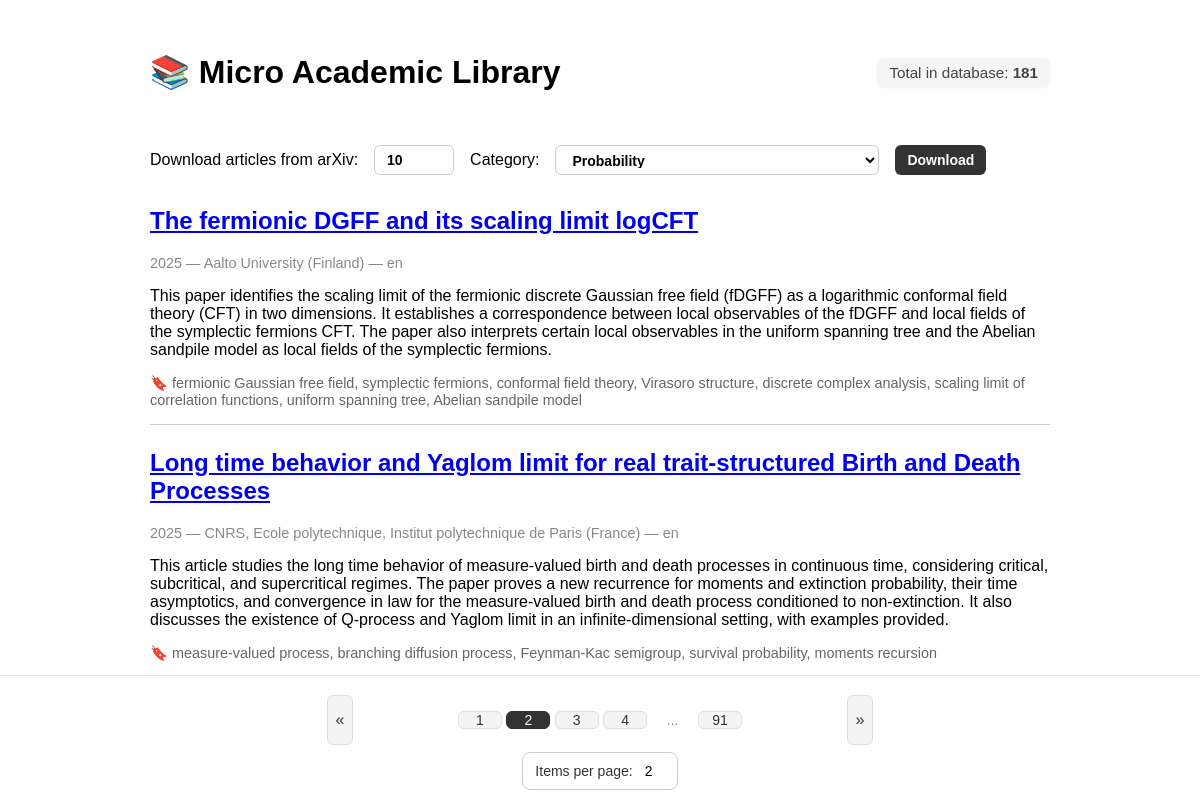
/?page=2&per_page=2, run on the app's committed database.
### app/models.py (models this page shows, shortened)
class Publication(Base):
    __tablename__ = "publications"
    id = Column(Integer, primary_key=True, index=True)
    title = Column(Text, nullable=False)
    summary = Column(Text)
    tags = Column(Text)
    year = Column(Integer)
    organization = Column(String)
    country = Column(String)
    language = Column(String)
    pdf_link = Column(Text, nullable=False)
    source = Column(String)
    created_at = Column(DateTime, default=datetime.utcnow)

### app/main.py (the view)
@app.get("/", response_class=HTMLResponse)
async def show_publications(request: Request, page: int = 1, per_page: int = 2):
    skip = (page - 1) * per_page
    with SessionLocal() as db:
        total = db.query(Publication).count()
        total_pages = (total + per_page - 1) // per_page
        pubs = db.query(Publication).order_by(Publication.created_at.desc()).offset(skip).limit(per_page).all()
        for p in pubs:
            p.tags = json.loads(p.tags or "[]")
    return templates.TemplateResponse("index.html", {
        "request": request,
        "publications": pubs,
        "page": page,
        "per_page": per_page,
        "total_pages": total_pages,
        "total_publications": total,
        "categories": fetch_arxiv_categories()
    })

### app/templates/index.html (shortened to what this page needs)
<!DOCTYPE html>
<html lang="en">
<head>
    <link rel="stylesheet" href="/static/style.css">
</head>
<body>
<div class="header">
    <div class="logo-title">
        <h1>📚 Micro Academic Library</h1>
    </div>
    <div class="counter">
        Total in database: <strong>{{ total_publications }}</strong>
    </div>
</div>
<form id="arxiv-form">
    <label for="limit">Download articles from arXiv:</label>
    <input type="number" id="limit" name="limit" min="1" max="100" value="10">
    <label for="category">Category:</label>
    <select id="category" name="category">
        {% for code, name in categories.items() %}
        <option value="{{ code }}">{{ name }}</option>
        {% endfor %}
    </select>
    <button type="submit">Download</button>
</form>
{% for pub in publications %}
<div class="publication">
    <h2><a href="{{ pub.pdf_link }}" target="_blank">{{ pub.title }}</a></h2>
    <div class="meta">
        {{ pub.year }} — {{ pub.organization or "Unknown" }} ({{ pub.country or "Unknown" }}) — {{ pub.language }}
    </div>
    <p>{{ pub.summary }}</p>
    <div class="tags">
        🔖 {{ pub.tags | join(", ") }}
    </div>
</div>
{% else %}
<p>No publications found.</p>
{% endfor %}
<div class="pagination-bar">
    <div class="pagination">
        <div class="pagination-left">
            {% if page > 1 %}
            <a href="/?page={{ page - 1 }}&per_page={{ per_page }}" class="nav-button">«</a>
            {% else %}
            <span class="nav-button disabled">«</span>
            {% endif %}
        </div>
        <div class="pagination-center">
            {% set start = 1 if page - 2 < 1 else page - 2 %}
            {% set end = total_pages if page + 2 > total_pages else page + 2 %}
            {% for p in range(start, end + 1) %}
            {% if p == page %}
            <span class="page-num active">{{ p }}</span>
            {% else %}
            <a href="/?page={{ p }}&per_page={{ per_page }}" class="page-num">{{ p }}</a>
            {% endif %}
            {% endfor %}
            {% if end < total_pages %}
            {% if end < total_pages - 1 %}
            <span class="page-num dots">...</span>
            {% endif %}
            <a href="/?page={{ total_pages }}&per_page={{ per_page }}" class="page-num">{{ total_pages }}</a>
            {% endif %}
        </div>
        <div class="pagination-right">
            {% if page < total_pages %}
            <a href="/?page={{ page + 1 }}&per_page={{ per_page }}" class="nav-button">»</a>
            {% else %}
            <span class="nav-button disabled">»</span>
            {% endif %}
        </div>
    </div>
    <form method="get" id="per-page-form" class="per-page-form">
        <div class="select-wrapper">
            <label for="per_page" class="select-label">Items per page:</label>
            <div class="select-container">
                <select id="per_page" name="per_page" onchange="this.form.submit()">
                    {% for option in [1, 2, 5, 10, 20, 50] %}
                    <option value="{{ option }}" {% if per_page == option %}selected{% endif %}>{{ option }}</option>
                    {% endfor %}
                </select>
            </div>
        </div>
    </form>
</div>
</body>
</html>

### app/static/style.css (style rules this page uses)
.pagination { width: 580px; height: 0; display: flex; justify-content: space-between; align-items: center; box-sizing: border-box; margin-top: 2rem; }
.pagination-left, .pagination-right { width: 60px; display: flex; align-items: center; justify-content: center; height: 100%; }
.page-num { padding: 0px 6px; border-radius: 6px; text-decoration: none; font-weight: 500; transition: background 0.2s ease; font-size: 14px; min-width: 30px; text-align: center; display: inline-block; }
.page-num { background: #f4f4f4; color: #333; border: 1px solid #ddd; }
.page-num.active { background: #333; color: white; border: 1px solid #333; cursor: default; }
.page-num.dots { background: none; border: none; color: #888; cursor: default; }
.nav-button { padding: 4px 8px; border-radius: 6px; background: #f4f4f4; color: #333; border: 1px solid #ddd; text-decoration: none; height: 40px; display: flex; align-items: center; justify-content: center; }
.pagination-bar { position: fixed; bottom: 0; left: 0; height: 100px; width: 100%; padding: 12px 0; background: white; border-top: 1px solid #ddd; z-index: 100; display: flex; flex-direction: column; align-items: center; }
body { font-family: sans-serif; padding: 2rem; max-width: 900px; margin: auto; }
.publication { border-bottom: 1px solid #ccc; margin-bottom: 1.5rem; padding-bottom: 1rem; }
.tags { font-size: 0.9rem; color: #666; margin-top: 0.3rem; }
.meta { font-size: 0.9rem; color: #888; }
form#arxiv-form { display: flex; align-items: center; gap: 1rem; margin-bottom: 2rem; }
form#arxiv-form input[type="number"], form#arxiv-form button, form#arxiv-form select { padding: 6px 12px; border-radius: 6px; font-weight: bold; font-size: 14px; height: 30px; box-sizing: border-box; }
form#arxiv-form input[type="number"] { width: 80px; border: 1px solid #ccc; }
form#arxiv-form button { background: #333; color: white; border: none; cursor: pointer; }
form#arxiv-form select { border: 1px solid #ccc; background: white; cursor: pointer; }
.per-page-form { display: flex; justify-content: center; align-items: center; gap: 0.5rem; margin-top: 1rem; padding-top: 1rem; font-size: 14px; color: #333; }
.per-page-form label { font-weight: 500; }
.per-page-form select { padding: 4px 8px; border-radius: 6px; border: 1px solid #ccc; background: white; font-size: 14px; appearance: none; -webkit-appearance: none; -moz-appearance: none; cursor: pointer; }
.select-wrapper { display: flex; align-items: center; gap: 0.5rem; padding: 6px 12px; border: 1px solid #ccc; border-radius: 8px; cursor: pointer; background: #fff; transition: box-shadow 0.2s ease; }
.select-wrapper select { border: none; background: transparent; font-size: 14px; cursor: pointer; padding: 4px; }
.header { display: flex; justify-content: space-between; align-items: center; margin-bottom: 2rem; }
.logo-title { display: flex; align-items: center; gap: 0.5rem; }
.counter { font-size: 0.95rem; color: #444; background: #f5f5f5; padding: 6px 12px; border-radius: 6px; box-shadow: 0 1px 3px rgba(0,0,0,0.05); }

### data on the page
Publication: title "The fermionic DGFF and its scaling limit logCFT", year "2025", organization "Aalto University", country "Finland", language "en", summary "This paper identifies the scaling limit of the fermionic discrete Gaussian free field (fDGFF) as a logarithmic conformal field theory (CFT) in two dimensions. It establishes a correspondence between local observables of the fDGFF and local fields of the symplectic fermions CFT. The paper also interprets certain local observables in the uniform spanning tree and the Abelian sandpile model as local fields of the symplectic fermions.", tags "fermionic Gaussian free field, symplectic fermions, conformal field theory, Virasoro structure, discrete complex analysis, scaling limit of correlation functions, uniform spanning tree, Abelian sandpile model"
Publication: title "Long time behavior and Yaglom limit for real trait-structured Birth and Death Processes", year "2025", organization "CNRS, Ecole polytechnique, Institut polytechnique de Paris", country "France", language "en", summary "This article studies the long time behavior of measure-valued birth and death processes in continuous time, considering critical, subcritical, and supercritical regimes. The paper proves a new recurrence for moments and extinction probability, their time asymptotics, and convergence in law for the measure-valued birth and death process conditioned to non-extinction. It also discusses the existence of Q-process and Yaglom limit in an infinite-dimensional setting, with examples provided.", tags "measure-valued process, branching diffusion process, Feynman-Kac semigroup, survival probability, moments recursion"

### other printed values
{{ total_publications }} "181"
{{ p }} "1" "3" "4"
{{ p }} "2"
{{ total_pages }} "91"
form field category "Probability"
form field per_page "2"
